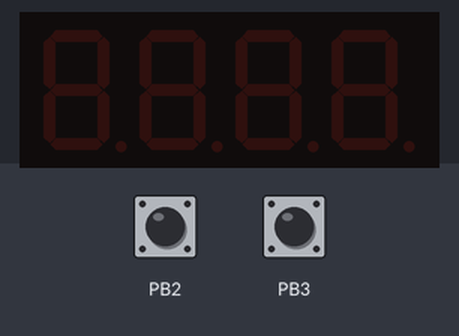
Simulated run of this sketch. Board: ATtiny85, built with avr-gcc and run on an emulated ATtiny85. Parts: 4-digit seven-segment display. Inputs (shaded band) come from the test bench; at power-on: PB2 HIGH, PB3 HIGH.

Above: at 1.2 s.
1.3 s: PB2 pulled LOW for 0.15 s
At 2.1 s:
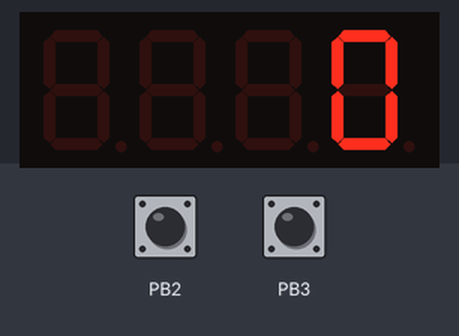
2.9 s: PB3 pulled LOW for 0.15 s
At 3.3 s:
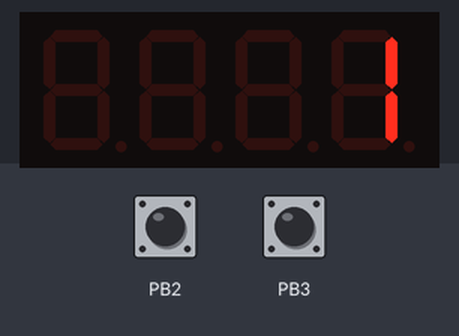
4.5 s: PB2 pulled LOW for 1 s
At 5.7 s:
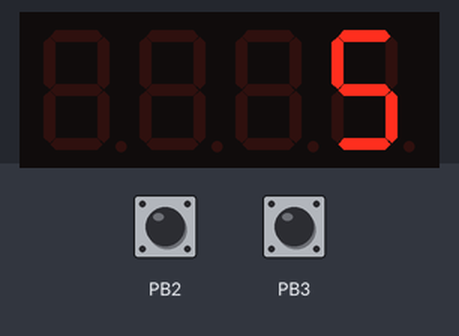
7.0 s: PB3 pulled LOW for 1 s
At 7.6 s:
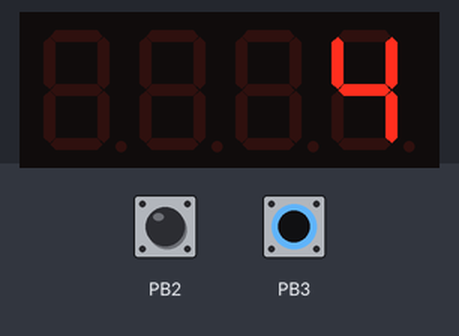
Timing chart, 0 to 10.0 s (numbered marks = the images above; inputs shaded):
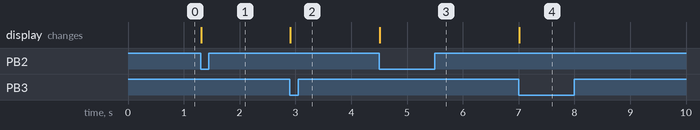

The sketch:

mfs_stuff2.ino
```cpp
#include <TimerOne.h>
#include <MultiFuncShield.h>

byte leds;
void setup() {
  Timer1.initialize();
  MFS.initialize(&Timer1);
}

void loop() {
  byte btn = MFS.getButton();

  if (btn == BUTTON_1_PRESSED){
    MFS.write (leds);
    if((leds&1)==1) {
      MFS.writeLeds(LED_1, OFF);
      leds=leds-1;
    } else {
      MFS.writeLeds(LED_1, ON);
      leds=leds+1;
    }
  }
  if (btn == BUTTON_2_PRESSED){
    MFS.write (leds);
    if((leds&2)==2) {
      MFS.writeLeds(LED_2, OFF);
      leds=leds-2;
    } else {
      MFS.writeLeds(LED_2, ON);
      leds=leds+2;
    }
  }
  if (btn == BUTTON_3_PRESSED){
    MFS.write (leds);
    if((leds&4)==4) {
      MFS.writeLeds(LED_3, OFF);
      leds=leds-4;
    } else {
      MFS.writeLeds(LED_3, ON);
      leds=leds+4;
    }
  }
}
```

Measured:
- after the input at 1.3 s, the display: changes at once (image 1)
- after the input at 2.9 s, the display: changes at once (image 2)
- after the input at 4.5 s, the display: changes at once (image 3)
- after the input at 7.0 s, the display: changes at once (image 4)
